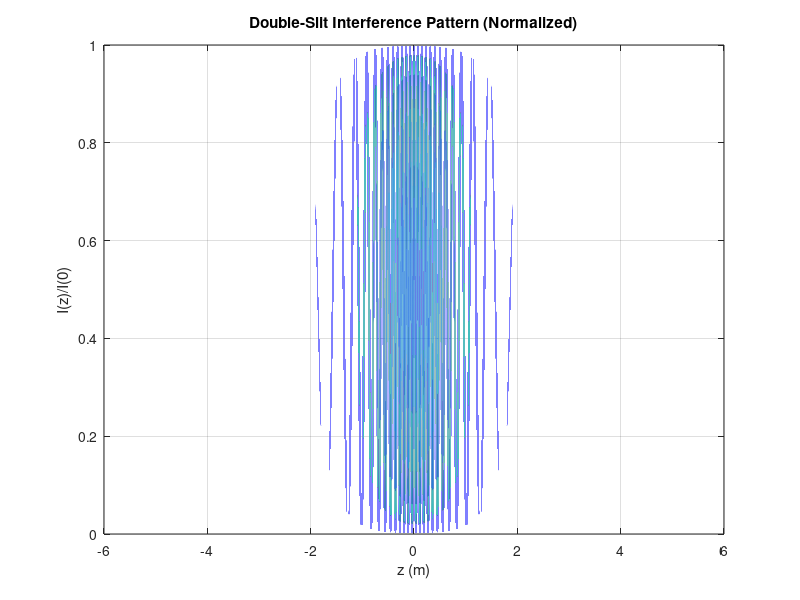

This figure's MATLAB source:
% ECE 235
% Homework 3
%
% Sidorian Pandovski
%

% Problem 3:
% In a double-slit experiment with light, as described in class, an
% interference pattern forms on the screen. Assume the distance from the
% slits to the screen is L=1 m, the slits are separated by d=8 microns, and
% the wavelength of light falling on the slits is Lambda = 600 nm. 

% a) plot the intensity of light at the screen as a function of position
% along the screen. normalize the intensity at each point to the intensity
% of light at the center of the screen (z = 0) or 
% I(Z)/I(0) = cos^2(k(r_2 - r_1)/2)

% Given
lambda = 600E-9;
L = 1;
d = 8E-6;

% Derived
k = 2*pi/lambda;
h = 6.626E-34;

z = -6:1E-6:6;

r1 = sqrt(L^2 + (z-d/2).^2);
r2 = sqrt(L^2 + (z+d/2).^2);

I = cos((k*(r1-r2))/2).^2;

figure;
plot(z, I, 'LineWidth', 1.5);
grid on;
xlabel('z (m)');
ylabel('I(z)/I(0)');
title('Double-Slit Interference Pattern (Normalized)');

% b) how many bright spots can one see on the screen?

bright = 1+2*floor(d/lambda)

% c) angle of theta at which the last peak can be seen?

mmax = floor(d/lambda);
theta_max_deg = asind(mmax*lambda/d)

% d)

Dz = lambda*L/d;

m = 0:5;
zmax = m*lambda*L/d;
disp([m.' zmax.'])
